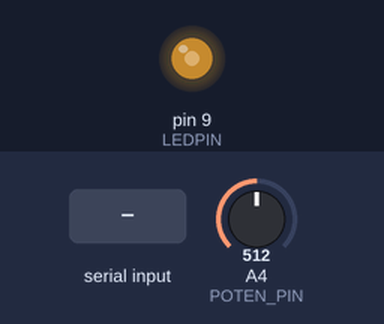
A sketch run on a simulated Arduino Uno, built with avr-gcc and run on an emulated ATmega328P. On the bench: output pins drawn as LEDs (lit = HIGH). Inputs (shaded band) come from the test bench; at power-on: A4 (POTEN_PIN) = 512. EEPROM starts erased.

Above: at 1.2 s.
1.3 s: A4 (POTEN_PIN) set to 716
At 1.7 s:
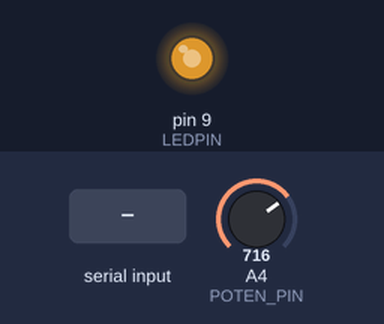
2.8 s: "30,150\n" received over Serial
At 3.3 s:
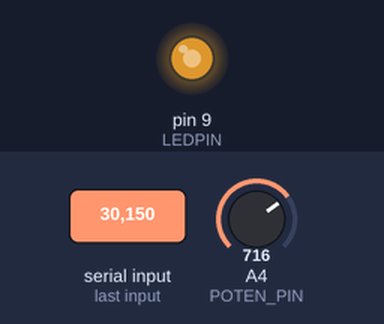
4.3 s: A4 (POTEN_PIN) set to 900
At 5.2 s:
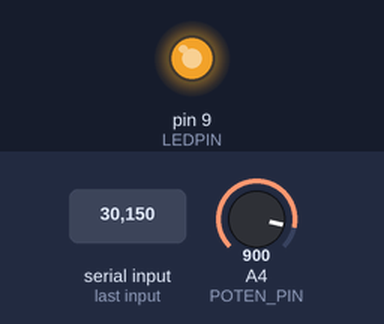
5.8 s: A4 (POTEN_PIN) set to 0
At 6.3 s:
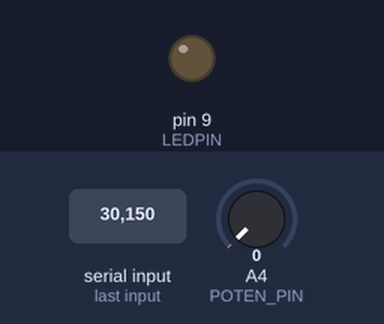
7.3 s: A4 (POTEN_PIN) set to 122
At 8.5 s:
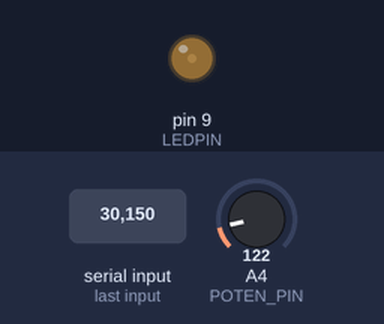
8.8 s: "5\n" received over Serial
At 10.1 s:
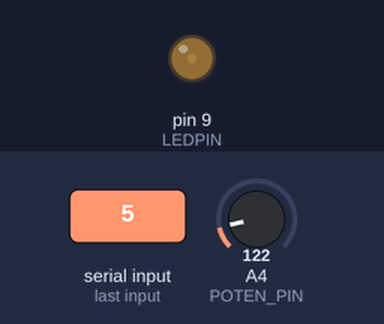
Timing chart, 0 to 11.3 s (numbered marks = the images above; inputs shaded):
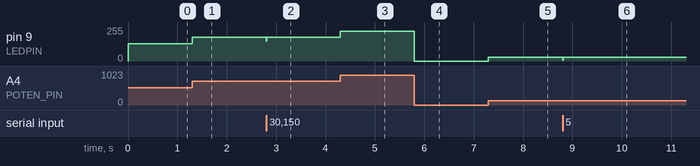

The sketch:

LEDblinkWithEEPROM.ino
```cpp
#include <EEPROM.h>
#define LEDPIN 9
#define POTEN_PIN A4
#define EEPROM_ADDRESS 424
#define DEFAULT_VALUE 255
int LEDSTATE = LOW;

byte maxBrightness;

void setup() {
  Serial.begin(115200);
  Serial.setTimeout(10);
  pinMode(LEDPIN, OUTPUT);
  maxBrightness = EEPROM.read(EEPROM_ADDRESS);

}

void loop() {
  if (Serial.available() > 0) {
    int data = Serial.parseInt();
    if ((data >= 0) && (data < 256)) {
      EEPROM.write(EEPROM_ADDRESS, data);
      maxBrightness = data;
    }
  }
  if (maxBrightness == 0) {
    // if(LEDSTATE == LOW){
    //   LEDSTATE = HIGH;
    // }
    // else{
    //   LEDSTATE = LOW;
    // }
    // digitalWrite(LEDPIN,LEDSTATE);
    maxBrightness = DEFAULT_VALUE;
  }

  int poten = analogRead(POTEN_PIN);
  int ledBrightness = poten / 4;
  if (ledBrightness > maxBrightness) {
    ledBrightness = maxBrightness;
  }
  analogWrite(LEDPIN, ledBrightness);
}
```

Measured:
- after the input at 1.3 s, pin 9 (LEDPIN): 128/255 → 179/255 at once
- after the input at 2.8 s, pin 9 (LEDPIN): 179/255 → 150/255 at once, → 179/255 0.01 s later
- after the input at 4.3 s, pin 9 (LEDPIN): 179/255 → 225/255 at once
- after the input at 5.8 s, pin 9 (LEDPIN): 225/255 → 0/255 at once
- after the input at 7.3 s, pin 9 (LEDPIN): 0/255 → 30/255 at once
- after the input at 8.8 s, pin 9 (LEDPIN): 30/255 → 5/255 at once, → 30/255 0.01 s later
